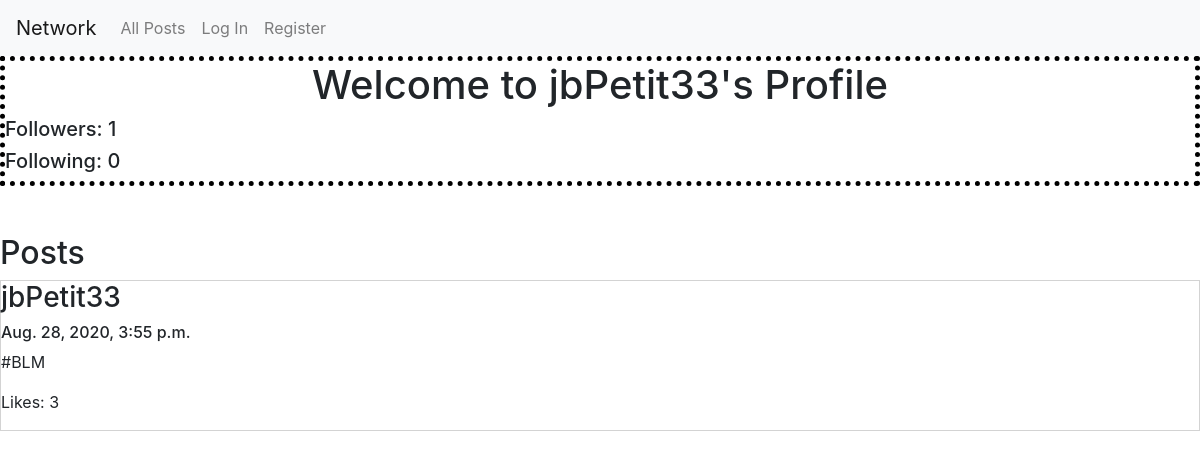
/profilePage/jbPetit33, run on an earlier commit of the app's database.
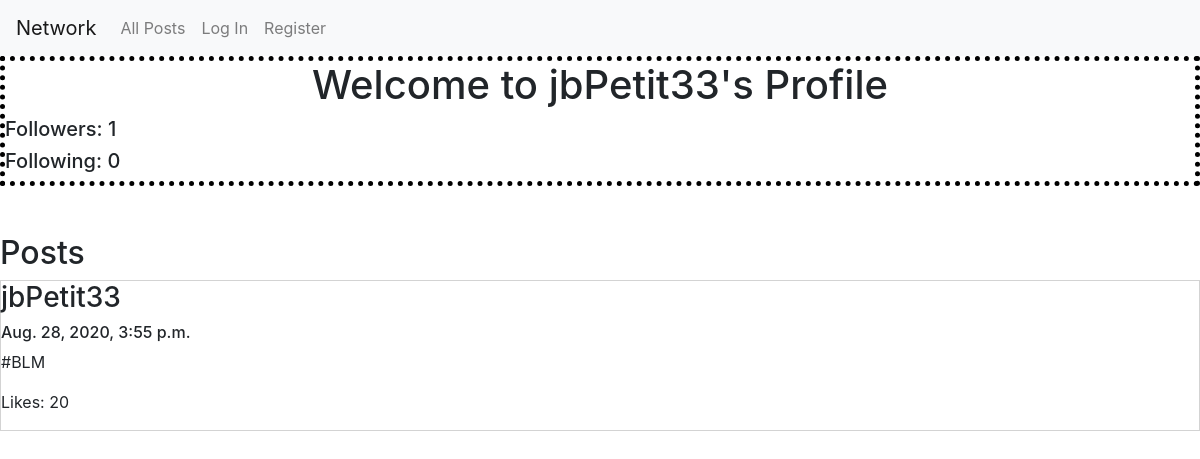
And on a later commit of the database.
### network/models.py (models this page shows)
class Post(models.Model):
    owner = models.ForeignKey(User, on_delete=models.CASCADE)
    content = models.CharField(max_length = 280)
    likes = models.IntegerField(default = 0)
    timestamp = models.DateTimeField()

class User(AbstractUser):
    numFollowers = models.IntegerField(default = 0)
    numFollowing = models.IntegerField(default = 0)

### network/views.py (the view)
# urls.py: path("profilePage/<str:username>", views.profile_page, name="profile"),
def profile_page(request, username):
    user = User.objects.get(username = username)
    userID = user.id
    posts = Post.objects.filter(owner = userID)
    posts = posts.order_by("-timestamp").all()
    isFollowing = False
    newFollowForm = FollowForm(initial={'followingUser': request.user.id, 'followedUser': userID})
    if (request.user.is_authenticated):
        registeredUser = User.objects.get(username = request.user.username)
        registeredUserID = registeredUser.id
        if (Following.objects.filter(followingUser = registeredUserID, followedUser = userID).exists()):
            isFollowing = True
    context = {"profile": user, "posts": posts, "isFollowing": isFollowing, "form": newFollowForm}
    return render(request, "network/profile.html", context)

### network/templates/network/profile.html (shortened to what this page needs)
{% extends "network/layout.html" %}
{% block body %}
<div id="profile-info" style="border: 5px dotted black">
    <h1 style="text-align: center;">Welcome to {{ profile.username }}'s Profile</h1>
    <h5>Followers: {{profile.numFollowers}}</h5>
    <h5>Following: {{profile.numFollowing}}</h5>
</div><br/><br/>
<h2>Posts</h2>
<div id="post-view">
    {% for post in posts %}
        <div style="border: 1px solid lightgray;">
            <h3>{{post.owner}}</h3>
            <h6>{{post.timestamp}}</h6>
            <p>{{post.content}}</p>
            <p>Likes: {{post.likes}}</p>
        </div>
    {% endfor %}
</div>
{% endblock %}

What changed in the data, as far as the page shows it:
changed Post "#BLM": likes "3" → "20"
